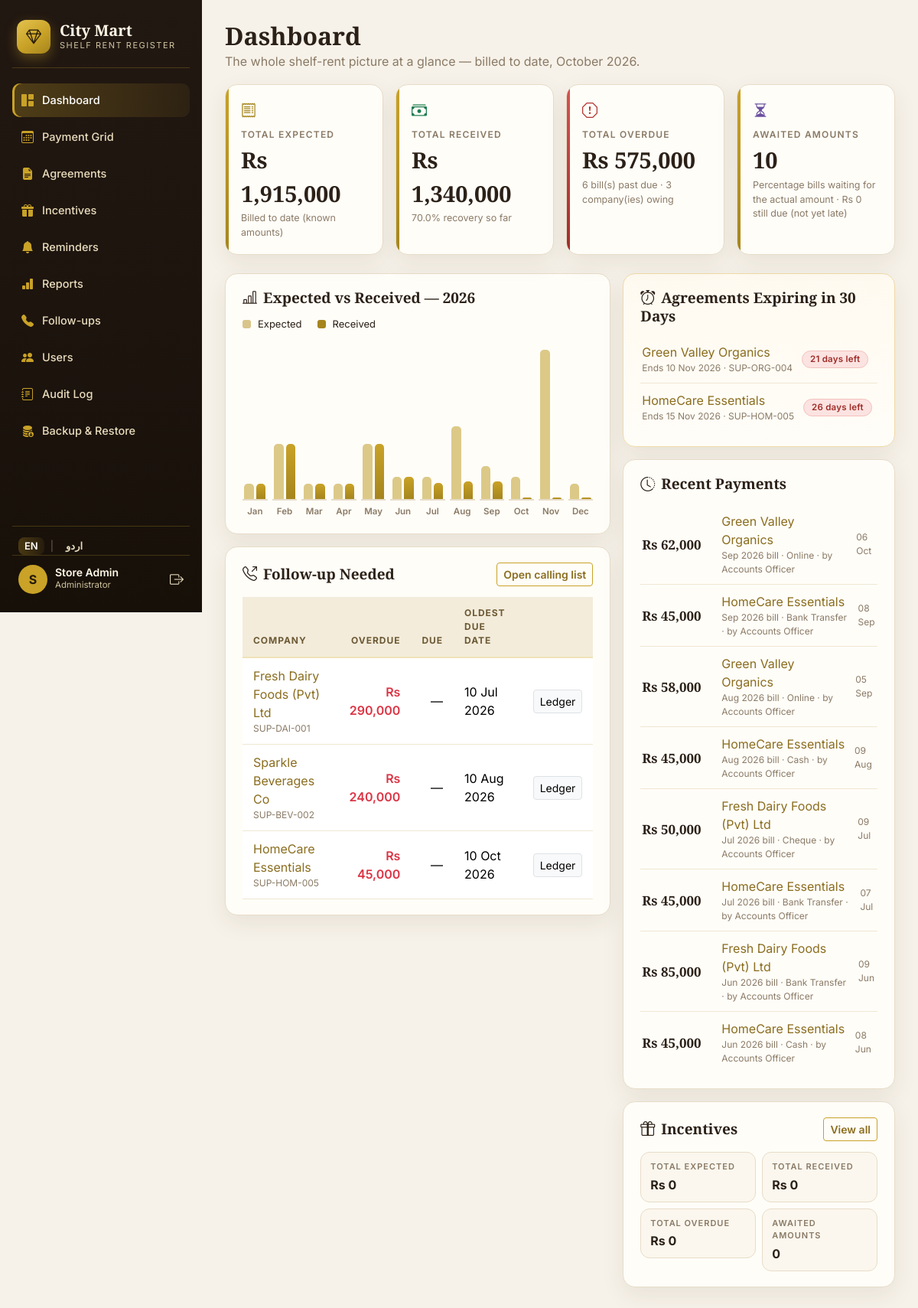
/index.php (signed in), run on an earlier commit of the app's database.
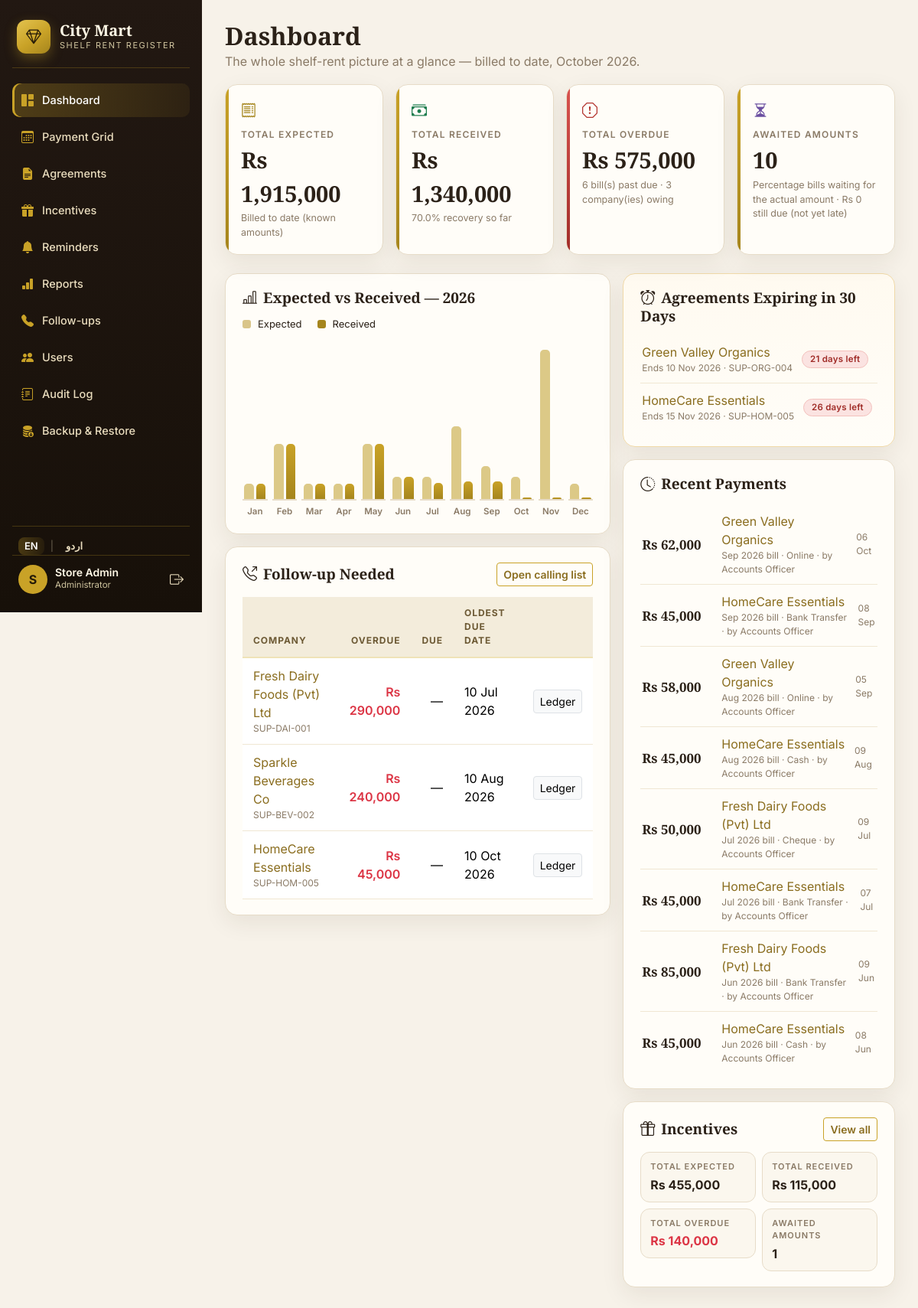
And on a later commit of the database.
### tables this page shows
CREATE TABLE IF NOT EXISTS bills (
  id              INT UNSIGNED AUTO_INCREMENT PRIMARY KEY,
  agreement_id    INT UNSIGNED NOT NULL,
  bill_month      DATE NOT NULL,                  
  due_date        DATE NOT NULL,
  expected_amount DECIMAL(12,2) NULL,
  created_at      TIMESTAMP NOT NULL DEFAULT CURRENT_TIMESTAMP,
  UNIQUE KEY uq_bill (agreement_id, bill_month),
  CONSTRAINT fk_bills_agreement FOREIGN KEY (agreement_id) REFERENCES agreements(id) ON DELETE CASCADE
);

CREATE TABLE IF NOT EXISTS agreements (
  id                INT UNSIGNED AUTO_INCREMENT PRIMARY KEY,
  supplier_name     VARCHAR(150) NOT NULL,
  ledger_code       VARCHAR(60)  NOT NULL UNIQUE,
  contact_person    VARCHAR(100) NULL,
  contact_phone     VARCHAR(40)  NULL,
  contact_email     VARCHAR(120) NULL,
  rent_type         ENUM('fixed','percentage') NOT NULL DEFAULT 'fixed',
  rent_amount       DECIMAL(12,2) NULL,           
  percentage_rate   DECIMAL(5,2)  NULL,           
  billing_frequency ENUM('monthly','quarterly','display_drive') NOT NULL DEFAULT 'monthly',
  period_from       DATE NOT NULL,
  period_to         DATE NOT NULL,
  scan_file         VARCHAR(255) NULL,            
  notes             VARCHAR(255) NULL,
  created_by        INT UNSIGNED NULL,
  created_at        TIMESTAMP NOT NULL DEFAULT CURRENT_TIMESTAMP,
  updated_at        TIMESTAMP NOT NULL DEFAULT CURRENT_TIMESTAMP ON UPDATE CURRENT_TIMESTAMP,
  CONSTRAINT fk_agreements_user FOREIGN KEY (created_by) REFERENCES users(id) ON DELETE SET NULL,
  CHECK (period_to >= period_from)
);

CREATE TABLE IF NOT EXISTS payments (
  id            INT UNSIGNED AUTO_INCREMENT PRIMARY KEY,
  bill_id       INT UNSIGNED NOT NULL,
  amount        DECIMAL(12,2) NOT NULL,
  payment_date  DATE NOT NULL,
  method        ENUM('Cash','Bank Transfer','Cheque','Online') NOT NULL DEFAULT 'Cash',
  reference     VARCHAR(80) NULL,                 
  cheque_status ENUM('Cleared','Pending','Bounced') NULL,
  notes         VARCHAR(255) NULL,
  received_by   INT UNSIGNED NOT NULL,
  created_at    TIMESTAMP NOT NULL DEFAULT CURRENT_TIMESTAMP,
  CONSTRAINT fk_payments_bill FOREIGN KEY (bill_id) REFERENCES bills(id) ON DELETE CASCADE,
  CONSTRAINT fk_payments_user FOREIGN KEY (received_by) REFERENCES users(id) ON DELETE RESTRICT,
  CHECK (amount > 0)
);

CREATE TABLE IF NOT EXISTS users (
  id            INT UNSIGNED AUTO_INCREMENT PRIMARY KEY,
  name          VARCHAR(100) NOT NULL,
  username      VARCHAR(60)  NOT NULL UNIQUE,
  password_hash VARCHAR(255) NOT NULL,            
  role          ENUM('admin','accountant','viewer') NOT NULL DEFAULT 'viewer',
  is_active     TINYINT(1)   NOT NULL DEFAULT 1,
  created_at    TIMESTAMP    NOT NULL DEFAULT CURRENT_TIMESTAMP
);

CREATE TABLE IF NOT EXISTS incentives (
  id              INT UNSIGNED AUTO_INCREMENT PRIMARY KEY,
  agreement_id    INT UNSIGNED NOT NULL,
  title           VARCHAR(150) NOT NULL,
  type            ENUM('Promotion','Display','Launch','Target','Other') NOT NULL DEFAULT 'Promotion',
  basis           ENUM('Fixed','Percentage') NOT NULL DEFAULT 'Fixed',
  rate            DECIMAL(5,2)   NULL,            
  expected_amount DECIMAL(12,2)  NULL,            
  received_amount DECIMAL(12,2)  NOT NULL DEFAULT 0,
  expected_date   DATE NOT NULL,                  
  received_date   DATE NULL,                      
  notes           VARCHAR(255) NULL,
  created_by      INT UNSIGNED NULL,
  created_at      TIMESTAMP NOT NULL DEFAULT CURRENT_TIMESTAMP,
  updated_at      TIMESTAMP NOT NULL DEFAULT CURRENT_TIMESTAMP ON UPDATE CURRENT_TIMESTAMP,
  CONSTRAINT fk_incentives_agreement FOREIGN KEY (agreement_id) REFERENCES agreements(id) ON DELETE CASCADE,
  CONSTRAINT fk_incentives_user FOREIGN KEY (created_by) REFERENCES users(id) ON DELETE SET NULL,
  CHECK (received_amount >= 0)
);

### index.php (the view, shortened to what the changed rows need)
<?php
require_once __DIR__ . '/db.php';
require_once __DIR__ . '/billing.php';
require_once __DIR__ . '/layout.php';
$pdo = db();
syncBills($pdo);
$tot      = headlineTotals($pdo);
$follow   = followUps($pdo);
$expiring = expiringSoon($pdo);
$incTot   = incentiveTotals($pdo);
$year  = (int)date('Y');
$bills = loadBills($pdo, $year);
$chart = [];
for ($m = 1; $m <= 12; $m++) {
    $chart[$m] = ['expected' => 0.0, 'received' => 0.0];
}
foreach ($bills as $b) {
    $m = (int)date('n', strtotime($b['bill_month']));
    if ($b['expected_amount'] !== null) {
        $chart[$m]['expected'] += (float)$b['expected_amount'];
        $chart[$m]['received'] += min($b['paid'], (float)$b['expected_amount']);
    }
}
$chartMax = 1.0;
foreach ($chart as $c) {
    $chartMax = max($chartMax, $c['expected'], $c['received']);
}
$recent = $pdo->query(
    'SELECT p.*, a.supplier_name, b.bill_month, b.agreement_id, u.name AS by_name
       FROM payments p
       JOIN bills b      ON b.id = p.bill_id
       JOIN agreements a ON a.id = b.agreement_id
       JOIN users u      ON u.id = p.received_by
      ORDER BY p.payment_date DESC, p.id DESC
      LIMIT 8'
)->fetchAll();
layoutHead(t('dashboard'), 'index');
pageTitle(t('dashboard'), 'The whole shelf-rent picture at a glance — billed to date, ' . date('F Y') . '.');
?>
<div class="row g-3">
  <div class="col-xl-7">
    <div class="panel">
      <div class="panel-head">
        <h2><i class="bi bi-bar-chart-line me-2"></i>Expected vs Received — <?= $year ?></h2>
      </div>
      <div class="chart">
        <?php for ($m = 1; $m <= 12; $m++): $c = $chart[$m]; ?>
          <div class="chart-col" title="<?= date('F', mktime(0, 0, 0, $m, 1)) ?> — Expected <?= money($c['expected']) ?> · Received <?= money($c['received']) ?>">
            <div class="chart-bars">
              <div class="bar exp" style="height: <?= round($c['expected'] / $chartMax * 100) ?>%"></div>
              <div class="bar rec" style="height: <?= round($c['received'] / $chartMax * 100) ?>%"></div>
            </div>
            <div class="chart-month"><?= date('M', mktime(0, 0, 0, $m, 1)) ?></div>
          </div>
        <?php endfor; ?>
      </div>
    </div>
    <div class="panel mt-3">
      <div class="panel-head">
        <h2><i class="bi bi-telephone-outbound me-2"></i><?= e(t('followup_needed')) ?></h2>
      </div>
      <?php if (!$follow): ?>
        <p class="empty-note">Nothing outstanding. Every billed company is up to date.</p>
      <?php else: ?>
        <div class="table-responsive">
          <table class="table table-luxe align-middle mb-0">
            <thead><tr><th>Company</th><th class="text-end">Overdue</th><th class="text-end">Due</th><th>Oldest due date</th><th></th></tr></thead>
            <tbody>
            <?php foreach (array_slice($follow, 0, 6) as $f): ?>
              <tr>
                <td><a href="company.php?id=<?= (int)$f['agreement_id'] ?>"><?= e($f['supplier_name']) ?></a>
                    <div class="cell-sub"><?= e($f['ledger_code']) ?></div></td>
                <td class="text-end fw-semibold text-danger"><?= $f['overdue'] > 0 ? money($f['overdue']) : '—' ?></td>
                <td class="text-end"><?= $f['due'] > 0 ? money($f['due']) : '—' ?></td>
                <td><?= $f['oldest_due'] ? date('d M Y', strtotime($f['oldest_due'])) : '—' ?></td>
                <td class="text-end"><a class="btn btn-sm btn-light border" href="company.php?id=<?= (int)$f['agreement_id'] ?>"><?= e(t('ledger')) ?></a></td>
              </tr>
            <?php endforeach; ?>
            </tbody>
          </table>
        </div>
      <?php endif; ?>
    </div>
  </div>
  <div class="col-xl-5">
    <div class="panel alert-panel">
      <div class="panel-head">
        <h2><i class="bi bi-alarm me-2"></i>Agreements Expiring in <?= EXPIRY_WARN_DAYS ?> Days</h2>
      </div>
      <?php if (!$expiring): ?>
        <p class="empty-note">No agreements are ending in the next <?= EXPIRY_WARN_DAYS ?> days.</p>
      <?php else: ?>
        <ul class="expiry-list">
        <?php foreach ($expiring as $ag): $days = (int)((strtotime($ag['period_to']) - strtotime(date('Y-m-d'))) / 86400); ?>
          <li>
            <div>
              <a href="company.php?id=<?= (int)$ag['id'] ?>"><?= e($ag['supplier_name']) ?></a>
              <div class="cell-sub">Ends <?= date('d M Y', strtotime($ag['period_to'])) ?> · <?= e($ag['ledger_code']) ?></div>
            </div>
            <span class="pill pill-overdue"><?= $days === 0 ? 'Ends today' : $days . ' day' . ($days === 1 ? '' : 's') . ' left' ?></span>
          </li>
        <?php endforeach; ?>
        </ul>
      <?php endif; ?>
    </div>
    <div class="panel mt-3">
      <div class="panel-head"><h2><i class="bi bi-clock-history me-2"></i>Recent Payments</h2></div>
      <?php if (!$recent): ?>
        <p class="empty-note">No payments recorded yet.</p>
      <?php else: ?>
        <ul class="activity-list">
        <?php foreach ($recent as $p): ?>
          <li>
            <div class="activity-amt"><?= money($p['amount']) ?></div>
            <div class="flex-grow-1">
              <a href="company.php?id=<?= (int)$p['agreement_id'] ?>"><?= e($p['supplier_name']) ?></a>
              <div class="cell-sub"><?= date('M Y', strtotime($p['bill_month'])) ?> bill · <?= e($p['method']) ?> · by <?= e($p['by_name']) ?></div>
            </div>
            <div class="cell-sub"><?= date('d M', strtotime($p['payment_date'])) ?></div>
          </li>
        <?php endforeach; ?>
        </ul>
      <?php endif; ?>
    </div>
    <div class="panel mt-3">
      <div class="panel-head">
        <h2><i class="bi bi-gift me-2"></i><?= e(t('incentives')) ?></h2>
      </div>
      <div class="row g-2">
        <div class="col-6"><div class="mini-stat"><span><?= e(t('total_expected')) ?></span><strong><?= money($incTot['expected']) ?></strong></div></div>
        <div class="col-6"><div class="mini-stat"><span><?= e(t('total_received')) ?></span><strong><?= money($incTot['received']) ?></strong></div></div>
        <div class="col-6"><div class="mini-stat"><span><?= e(t('total_overdue')) ?></span><strong class="<?= $incTot['overdue'] > 0 ? 'text-danger' : '' ?>"><?= money($incTot['overdue']) ?></strong></div></div>
        <div class="col-6"><div class="mini-stat"><span><?= e(t('awaited_amounts')) ?></span><strong><?= $incTot['awaited_count'] ?></strong></div></div>
      </div>
    </div>
  </div>
</div>
<?php layoutFoot(); ?>

### layout.php (shortened to what the changed rows need)
<?php
require_once __DIR__ . '/auth.php';
function layoutHead(string $title, string $active): void
{
    $lang = appLang();
    $nav = [
        'index'      => ['index.php',      'bi-grid-1x2-fill',  t('dashboard')],
        'grid'       => ['grid.php',       'bi-calendar3',      t('payment_grid')],
        'agreements' => ['agreements.php', 'bi-file-earmark-text-fill', t('agreements')],
        'incentives' => ['incentives.php', 'bi-gift-fill',      t('incentives')],
        'reminders'  => ['reminders.php',  'bi-bell-fill',      t('reminders')],
        'reports'    => ['reports.php',    'bi-bar-chart-fill', t('reports')],
        'followups'  => ['followups.php',  'bi-telephone-fill', t('followups')],
    ];
    if (isAdmin()) {
        $nav['users']  = ['users.php',  'bi-people-fill',  t('users')];
        $nav['audit']  = ['audit.php',  'bi-journal-text', t('audit_log')];
        $nav['backup'] = ['backup.php', 'bi-database-fill-down', t('backup_restore')];
    }
    ?>
<!DOCTYPE html>
<html lang="<?= e($lang) ?>" dir="<?= $lang === 'ur' ? 'rtl' : 'ltr' ?>">
<head>
<link href="assets/vendor/bootstrap/bootstrap.min.css" rel="stylesheet">
<link href="assets/vendor/bootstrap-icons/bootstrap-icons.min.css" rel="stylesheet">
<link href="assets/css/app.css" rel="stylesheet">
</head>
<body>
<div class="shell">
  <aside class="sidebar">
    <nav class="side-nav">
      <?php foreach ($nav as $key => [$href, $icon, $label]): ?>
        <a class="side-link <?= $active === $key ? 'active' : '' ?>" href="<?= $href ?>">
          <i class="bi <?= $icon ?>"></i><span><?= $label ?></span>
        </a>
      <?php endforeach; ?>
    </nav>
  </aside>
  <main class="content">
<?php
}
function layoutFoot(): void
{
    ?>
  </main>
</div>
</body>
</html>
<?php
}
function pageTitle(string $title, string $sub = ''): void
{
    echo '<div class="page-head"><h1>' . e($title) . '</h1>';
    echo '</div>';
}

What changed in the data, as far as the page shows it:
no longer on this page (row unchanged): bills: agreement.supplier_name "HomeCare Essentials", agreement.ledger_code "SUP-HOM-005", overdue "Rs 45,000", due_date "10 Oct 2026"
added incentives: agreement.supplier_name "HomeCare Essentials", agreement.ledger_code "SUP-HOM-005", overdue "Rs 45,000", expected_date "10 Oct 2026"
Also different on the page:
money($incTot['expected']): "Rs 0" → "Rs 455,000"
money($incTot['received']): "Rs 0" → "Rs 115,000"
money($incTot['overdue']): "Rs 0" → "Rs 140,000"
$incTot['awaited_count']: "0" → "1"
